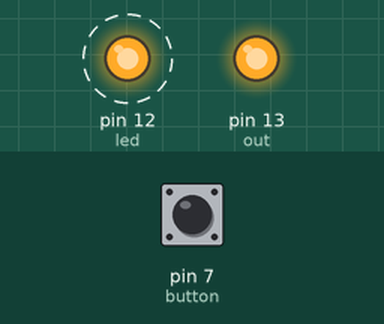
Bench run of a sketch on a simulated Arduino Uno, built with avr-gcc and run on an emulated ATmega328P. On the bench: output pins drawn as LEDs (lit = HIGH). Dashed ring = blinking. Inputs (shaded band) come from the test bench; at power-on: pin 7 (button) LOW.

Above: at 1.8 s.
1.9 s: pin 7 (button) pulled HIGH for 1 s
At 2.8 s:
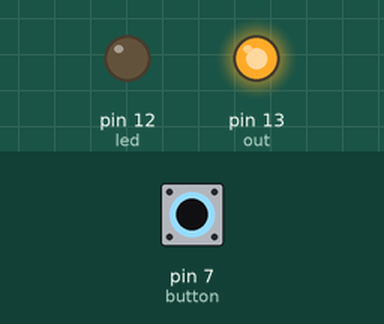
At 3.4 s:
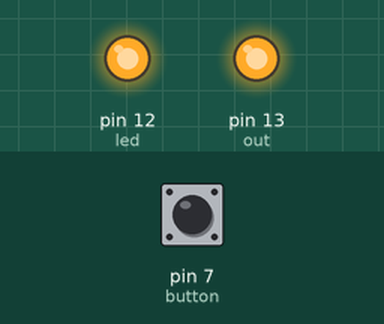
Timing chart, 0 to 10.9 s (numbered marks = the images above; inputs shaded):
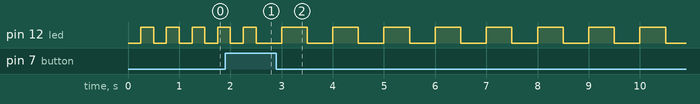

The sketch:

Button_2015_1_19_1.ino
```cpp
int out = 13;
int led = 12;
int button = 7;
int presses;
int delays[3] = {250, 500, 1000};

void setup() {

  pinMode(led, OUTPUT);
  pinMode(out, OUTPUT);
  digitalWrite(out, HIGH);
  pinMode(button, INPUT);

  Serial.begin(9600);
}

void loop() {

  int buttonState = digitalRead(button);
  presses += buttonState;
  int _delay = getDelay(presses);

  digitalWrite(led, LOW);
  delay(_delay);
  digitalWrite(led, HIGH);
  delay(_delay);
}

int getDelay (int _presses) { //cycle through delays based on button press

  int index = _presses % sizeof(delays)/sizeof(delays[0]);
  int _delay = delays[index];
  return _delay;
}
```
